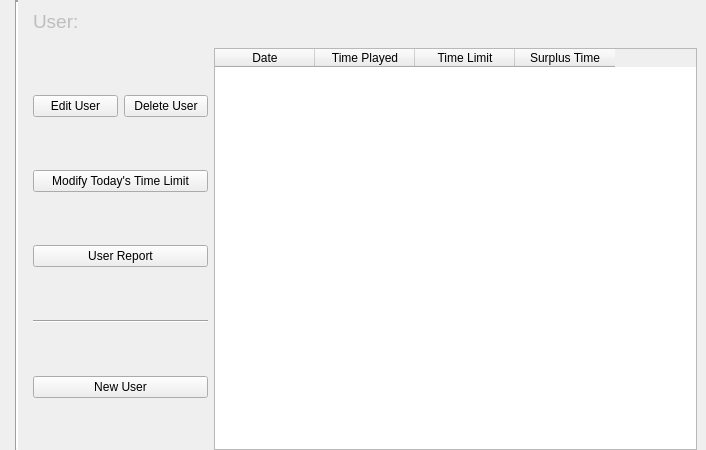
<?xml version="1.0" encoding="UTF-8"?>
<ui version="4.0">
 <class>Form</class>
 <widget class="QWidget" name="Form">
  <property name="geometry">
   <rect>
    <x>0</x>
    <y>0</y>
    <width>706</width>
    <height>450</height>
   </rect>
  </property>
  <property name="minimumSize">
   <size>
    <width>700</width>
    <height>450</height>
   </size>
  </property>
  <property name="windowTitle">
   <string>Form</string>
  </property>
  <layout class="QGridLayout" name="gridLayout" rowstretch="1,9" columnstretch="0,0,0">
   <property name="leftMargin">
    <number>15</number>
   </property>
   <property name="topMargin">
    <number>0</number>
   </property>
   <property name="rightMargin">
    <number>9</number>
   </property>
   <property name="bottomMargin">
    <number>0</number>
   </property>
   <property name="horizontalSpacing">
    <number>15</number>
   </property>
   <item row="0" column="0" rowspan="2">
    <widget class="Line" name="line">
     <property name="lineWidth">
      <number>2</number>
     </property>
     <property name="orientation">
      <enum>Qt::Vertical</enum>
     </property>
    </widget>
   </item>
   <item row="0" column="1" colspan="2">
    <widget class="QWidget" name="widget" native="true">
     <property name="enabled">
      <bool>true</bool>
     </property>
     <property name="maximumSize">
      <size>
       <width>16777215</width>
       <height>42</height>
      </size>
     </property>
     <layout class="QGridLayout" name="gridLayout_2" rowstretch="1" columnstretch="0">
      <property name="leftMargin">
       <number>0</number>
      </property>
      <property name="topMargin">
       <number>0</number>
      </property>
      <property name="rightMargin">
       <number>0</number>
      </property>
      <property name="bottomMargin">
       <number>0</number>
      </property>
      <property name="verticalSpacing">
       <number>6</number>
      </property>
      <item row="0" column="0">
       <layout class="QHBoxLayout" name="horizontalLayout" stretch="1">
        <item>
         <widget class="QLabel" name="userLabel">
          <property name="enabled">
           <bool>false</bool>
          </property>
          <property name="font">
           <font>
            <pointsize>14</pointsize>
           </font>
          </property>
          <property name="styleSheet">
           <string notr="true"/>
          </property>
          <property name="text">
           <string>User:</string>
          </property>
          <property name="alignment">
           <set>Qt::AlignLeading|Qt::AlignLeft|Qt::AlignVCenter</set>
          </property>
         </widget>
        </item>
       </layout>
      </item>
     </layout>
    </widget>
   </item>
   <item row="1" column="1" colspan="2">
    <layout class="QGridLayout" name="gridLayout_6">
     <property name="horizontalSpacing">
      <number>6</number>
     </property>
     <item row="0" column="1">
      <widget class="QTableWidget" name="reportTableWidget">
       <property name="minimumSize">
        <size>
         <width>450</width>
         <height>0</height>
        </size>
       </property>
       <property name="editTriggers">
        <set>QAbstractItemView::NoEditTriggers</set>
       </property>
       <property name="selectionMode">
        <enum>QAbstractItemView::NoSelection</enum>
       </property>
       <property name="selectionBehavior">
        <enum>QAbstractItemView::SelectRows</enum>
       </property>
       <column>
        <property name="text">
         <string>Date</string>
        </property>
       </column>
       <column>
        <property name="text">
         <string>Time Played</string>
        </property>
       </column>
       <column>
        <property name="text">
         <string>Time Limit</string>
        </property>
       </column>
       <column>
        <property name="text">
         <string>Surplus Time</string>
        </property>
       </column>
      </widget>
     </item>
     <item row="0" column="0">
      <widget class="QWidget" name="userSelectionWidget" native="true">
       <property name="minimumSize">
        <size>
         <width>175</width>
         <height>0</height>
        </size>
       </property>
       <property name="maximumSize">
        <size>
         <width>250</width>
         <height>16777215</height>
        </size>
       </property>
       <layout class="QGridLayout" name="gridLayout_3">
        <property name="leftMargin">
         <number>0</number>
        </property>
        <property name="topMargin">
         <number>0</number>
        </property>
        <property name="rightMargin">
         <number>0</number>
        </property>
        <property name="bottomMargin">
         <number>0</number>
        </property>
        <item row="6" column="0">
         <widget class="QPushButton" name="newUserPushButton">
          <property name="focusPolicy">
           <enum>Qt::NoFocus</enum>
          </property>
          <property name="text">
           <string>New User</string>
          </property>
         </widget>
        </item>
        <item row="5" column="0">
         <widget class="Line" name="line_2">
          <property name="orientation">
           <enum>Qt::Horizontal</enum>
          </property>
         </widget>
        </item>
        <item row="2" column="0">
         <layout class="QHBoxLayout" name="horizontalLayout_2">
          <item>
           <widget class="QPushButton" name="editUserPushButton">
            <property name="focusPolicy">
             <enum>Qt::NoFocus</enum>
            </property>
            <property name="text">
             <string>Edit User</string>
            </property>
           </widget>
          </item>
          <item>
           <widget class="QPushButton" name="deleteUserPushButton">
            <property name="focusPolicy">
             <enum>Qt::NoFocus</enum>
            </property>
            <property name="text">
             <string>Delete User</string>
            </property>
           </widget>
          </item>
         </layout>
        </item>
        <item row="3" column="0">
         <widget class="QPushButton" name="modifyTimePushButton">
          <property name="focusPolicy">
           <enum>Qt::NoFocus</enum>
          </property>
          <property name="text">
           <string>Modify Today's Time Limit</string>
          </property>
         </widget>
        </item>
        <item row="4" column="0">
         <widget class="QPushButton" name="userReportPushButton">
          <property name="focusPolicy">
           <enum>Qt::NoFocus</enum>
          </property>
          <property name="text">
           <string>User Report</string>
          </property>
         </widget>
        </item>
       </layout>
      </widget>
     </item>
    </layout>
   </item>
  </layout>
 </widget>
 <resources/>
 <connections/>
</ui>
